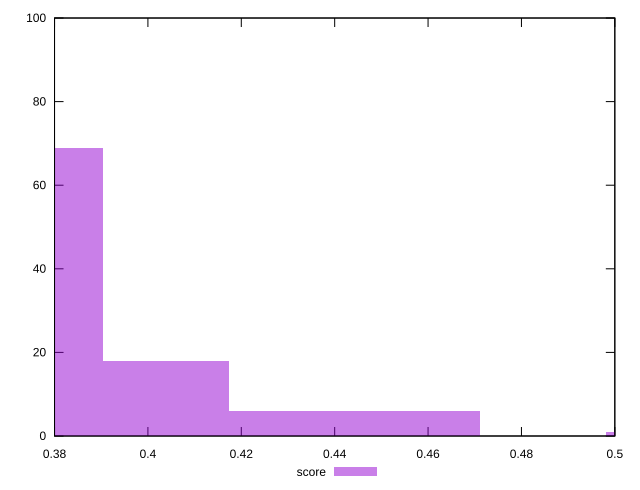

This figure's gnuplot source:
reset

$score <<EOF
0.511578989142824 1
0.3769529393683966 69
0.4038781493232821 18
0.43080335927816754 6
0.457728569233053 6
EOF

set key outside below
set boxwidth 0.02692520995488547
set xrange [0.38:0.5]
set yrange [0:100]
set trange [0:100]
set style fill transparent solid 0.5 noborder
set terminal svg size 640, 490 enhanced background rgb 'white'
set output "reprap/uses-webp-images/samples/pages/score/histogram.svg"

plot $score title "score" with boxes

reset
